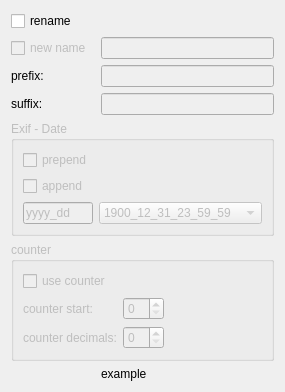
<?xml version="1.0" encoding="UTF-8"?>
<ui version="4.0">
 <class>Widget</class>
 <widget class="QWidget" name="Widget">
  <property name="geometry">
   <rect>
    <x>0</x>
    <y>0</y>
    <width>247</width>
    <height>351</height>
   </rect>
  </property>
  <property name="windowTitle">
   <string notr="true">Form</string>
  </property>
  <layout class="QGridLayout" name="gridLayout">
   <item row="6" column="0" colspan="3">
    <widget class="QGroupBox" name="groupBox">
     <property name="enabled">
      <bool>false</bool>
     </property>
     <property name="title">
      <string>counter</string>
     </property>
     <layout class="QGridLayout" name="gridLayout_2">
      <item row="1" column="0">
       <widget class="QLabel" name="label_3">
        <property name="text">
         <string>counter start:</string>
        </property>
       </widget>
      </item>
      <item row="0" column="0">
       <widget class="QCheckBox" name="counterCheckBox">
        <property name="text">
         <string>use counter</string>
        </property>
       </widget>
      </item>
      <item row="2" column="0">
       <widget class="QLabel" name="label_4">
        <property name="text">
         <string>counter decimals:</string>
        </property>
       </widget>
      </item>
      <item row="1" column="1">
       <widget class="QSpinBox" name="startSpinBox">
        <property name="enabled">
         <bool>false</bool>
        </property>
       </widget>
      </item>
      <item row="2" column="1">
       <widget class="QSpinBox" name="decimalSpinBox">
        <property name="enabled">
         <bool>false</bool>
        </property>
       </widget>
      </item>
      <item row="1" column="2">
       <spacer name="horizontalSpacer">
        <property name="orientation">
         <enum>Qt::Horizontal</enum>
        </property>
        <property name="sizeHint" stdset="0">
         <size>
          <width>40</width>
          <height>20</height>
         </size>
        </property>
       </spacer>
      </item>
     </layout>
    </widget>
   </item>
   <item row="2" column="0">
    <widget class="QCheckBox" name="newNameCheckBox">
     <property name="enabled">
      <bool>false</bool>
     </property>
     <property name="text">
      <string>new name</string>
     </property>
    </widget>
   </item>
   <item row="4" column="0">
    <widget class="QLabel" name="label_2">
     <property name="text">
      <string>suffix:</string>
     </property>
    </widget>
   </item>
   <item row="3" column="0">
    <widget class="QLabel" name="label">
     <property name="text">
      <string>prefix:</string>
     </property>
    </widget>
   </item>
   <item row="1" column="0">
    <widget class="QCheckBox" name="renameCheckBox">
     <property name="text">
      <string>rename</string>
     </property>
    </widget>
   </item>
   <item row="4" column="1" colspan="2">
    <widget class="QLineEdit" name="suffixLineEdit">
     <property name="enabled">
      <bool>false</bool>
     </property>
    </widget>
   </item>
   <item row="3" column="1" colspan="2">
    <widget class="QLineEdit" name="prefixLineEdit">
     <property name="enabled">
      <bool>false</bool>
     </property>
    </widget>
   </item>
   <item row="2" column="1" colspan="2">
    <widget class="QLineEdit" name="newNameLineEdit">
     <property name="enabled">
      <bool>false</bool>
     </property>
    </widget>
   </item>
   <item row="0" column="0">
    <spacer name="verticalSpacer_2">
     <property name="orientation">
      <enum>Qt::Vertical</enum>
     </property>
     <property name="sizeHint" stdset="0">
      <size>
       <width>20</width>
       <height>40</height>
      </size>
     </property>
    </spacer>
   </item>
   <item row="8" column="1" colspan="2">
    <widget class="QLabel" name="exampleLabel">
     <property name="lineWidth">
      <number>1</number>
     </property>
     <property name="text">
      <string>example</string>
     </property>
    </widget>
   </item>
   <item row="5" column="0" colspan="3">
    <widget class="QGroupBox" name="exifGroupBox">
     <property name="enabled">
      <bool>false</bool>
     </property>
     <property name="title">
      <string>Exif - Date</string>
     </property>
     <layout class="QGridLayout" name="gridLayout_3">
      <item row="0" column="0">
       <widget class="QCheckBox" name="prependExifCheckBox">
        <property name="text">
         <string>prepend</string>
        </property>
       </widget>
      </item>
      <item row="1" column="0">
       <widget class="QCheckBox" name="appendExifCheckBox">
        <property name="text">
         <string>append</string>
        </property>
       </widget>
      </item>
      <item row="2" column="0">
       <widget class="QLineEdit" name="exifLineEdit">
        <property name="text">
         <string notr="true">yyyy_dd</string>
        </property>
       </widget>
      </item>
      <item row="2" column="1">
       <widget class="QComboBox" name="comboBox">
        <item>
         <property name="text">
          <string notr="true">1900_12_31_23_59_59</string>
         </property>
        </item>
        <item>
         <property name="text">
          <string notr="true">1900_12_31</string>
         </property>
        </item>
        <item>
         <property name="text">
          <string notr="true">31_12_1900</string>
         </property>
        </item>
        <item>
         <property name="text">
          <string notr="true">31_12_23_59</string>
         </property>
        </item>
       </widget>
      </item>
     </layout>
    </widget>
   </item>
  </layout>
 </widget>
 <resources/>
 <connections>
  <connection>
   <sender>newNameCheckBox</sender>
   <signal>toggled(bool)</signal>
   <receiver>newNameLineEdit</receiver>
   <slot>setEnabled(bool)</slot>
   <hints>
    <hint type="sourcelabel">
     <x>48</x>
     <y>92</y>
    </hint>
    <hint type="destinationlabel">
     <x>110</x>
     <y>92</y>
    </hint>
   </hints>
  </connection>
  <connection>
   <sender>counterCheckBox</sender>
   <signal>toggled(bool)</signal>
   <receiver>startSpinBox</receiver>
   <slot>setEnabled(bool)</slot>
   <hints>
    <hint type="sourcelabel">
     <x>78</x>
     <y>190</y>
    </hint>
    <hint type="destinationlabel">
     <x>129</x>
     <y>214</y>
    </hint>
   </hints>
  </connection>
  <connection>
   <sender>counterCheckBox</sender>
   <signal>toggled(bool)</signal>
   <receiver>decimalSpinBox</receiver>
   <slot>setEnabled(bool)</slot>
   <hints>
    <hint type="sourcelabel">
     <x>62</x>
     <y>193</y>
    </hint>
    <hint type="destinationlabel">
     <x>121</x>
     <y>240</y>
    </hint>
   </hints>
  </connection>
  <connection>
   <sender>renameCheckBox</sender>
   <signal>toggled(bool)</signal>
   <receiver>groupBox</receiver>
   <slot>setEnabled(bool)</slot>
   <hints>
    <hint type="sourcelabel">
     <x>44</x>
     <y>71</y>
    </hint>
    <hint type="destinationlabel">
     <x>46</x>
     <y>169</y>
    </hint>
   </hints>
  </connection>
  <connection>
   <sender>renameCheckBox</sender>
   <signal>toggled(bool)</signal>
   <receiver>prefixLineEdit</receiver>
   <slot>setEnabled(bool)</slot>
   <hints>
    <hint type="sourcelabel">
     <x>67</x>
     <y>70</y>
    </hint>
    <hint type="destinationlabel">
     <x>96</x>
     <y>119</y>
    </hint>
   </hints>
  </connection>
  <connection>
   <sender>renameCheckBox</sender>
   <signal>toggled(bool)</signal>
   <receiver>suffixLineEdit</receiver>
   <slot>setEnabled(bool)</slot>
   <hints>
    <hint type="sourcelabel">
     <x>57</x>
     <y>70</y>
    </hint>
    <hint type="destinationlabel">
     <x>98</x>
     <y>144</y>
    </hint>
   </hints>
  </connection>
  <connection>
   <sender>renameCheckBox</sender>
   <signal>toggled(bool)</signal>
   <receiver>newNameCheckBox</receiver>
   <slot>setEnabled(bool)</slot>
   <hints>
    <hint type="sourcelabel">
     <x>37</x>
     <y>65</y>
    </hint>
    <hint type="destinationlabel">
     <x>38</x>
     <y>86</y>
    </hint>
   </hints>
  </connection>
  <connection>
   <sender>renameCheckBox</sender>
   <signal>toggled(bool)</signal>
   <receiver>newNameLineEdit</receiver>
   <slot>setEnabled(bool)</slot>
   <hints>
    <hint type="sourcelabel">
     <x>79</x>
     <y>70</y>
    </hint>
    <hint type="destinationlabel">
     <x>142</x>
     <y>94</y>
    </hint>
   </hints>
  </connection>
  <connection>
   <sender>renameCheckBox</sender>
   <signal>toggled(bool)</signal>
   <receiver>exifGroupBox</receiver>
   <slot>setEnabled(bool)</slot>
   <hints>
    <hint type="sourcelabel">
     <x>44</x>
     <y>23</y>
    </hint>
    <hint type="destinationlabel">
     <x>119</x>
     <y>158</y>
    </hint>
   </hints>
  </connection>
 </connections>
</ui>
